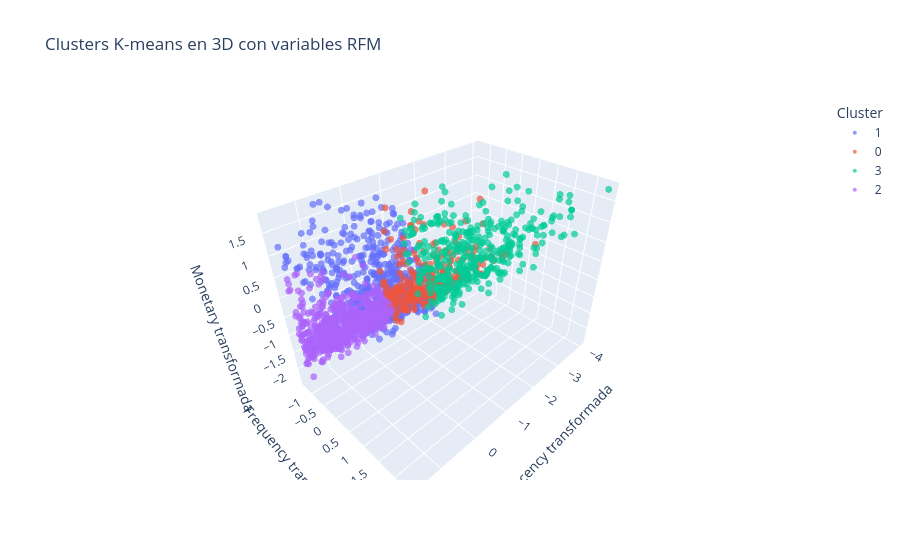

Here is the notebook cell this chart was saved with:
### Markdown cell above
### Comentario sobre atipicos

### Code cell
# Transformar X usando winsor + log + scaler
X_transformed = pipeline_kmeans[:-1].transform(X)

# Crear DataFrame con las variables transformadas
df_3d = pd.DataFrame(
    X_transformed,
    columns=["recency_scaled", "frequency_scaled", "monetary_scaled"]
)

# Agregar etiquetas de cluster
df_3d["cluster"] = labels_kmeans.astype(str)

# Gráfico 3D interactivo
fig = px.scatter_3d(
    df_3d,
    x="recency_scaled",
    y="frequency_scaled",
    z="monetary_scaled",
    color="cluster",
    title="Clusters K-means en 3D con variables RFM",
    labels={
        "recency_scaled": "Recency transformada",
        "frequency_scaled": "Frequency transformada",
        "monetary_scaled": "Monetary transformada",
        "cluster": "Cluster"
    },
    opacity=0.7
)

fig.update_traces(marker=dict(size=4))
fig.show()

### Figure 1 — Plotly figure (JSON) as saved in the notebook; plotly's stock layout.template omitted (floating-point values rounded to 4 significant figures; data arrays with more than 128 entries replaced by an {"elided": "..."} marker saying what was removed)
{"data": [{"hovertemplate": "Cluster=1<br>Recency transformada=%{x}<br>Frequency transformada=%{y}<br>Monetary transformada=%{z}<extra></extra>", "legendgroup": "1", "marker": {"color": "#636efa", "opacity": 0.7, "size": 4, "symbol": "circle"}, "mode": "markers", "name": "1", "scene": "scene", "showlegend": true, "type": "scatter3d", "x": {"elided": "605 float values"}, "y": {"elided": "605 float values"}, "z": {"elided": "605 float values"}}, {"hovertemplate": "Cluster=0<br>Recency transformada=%{x}<br>Frequency transformada=%{y}<br>Monetary transformada=%{z}<extra></extra>", "legendgroup": "0", "marker": {"color": "#EF553B", "opacity": 0.7, "size": 4, "symbol": "circle"}, "mode": "markers", "name": "0", "scene": "scene", "showlegend": true, "type": "scatter3d", "x": {"elided": "287 float values"}, "y": {"elided": "287 float values"}, "z": {"elided": "287 float values"}}, {"hovertemplate": "Cluster=3<br>Recency transformada=%{x}<br>Frequency transformada=%{y}<br>Monetary transformada=%{z}<extra></extra>", "legendgroup": "3", "marker": {"color": "#00cc96", "opacity": 0.7, "size": 4, "symbol": "circle"}, "mode": "markers", "name": "3", "scene": "scene", "showlegend": true, "type": "scatter3d", "x": {"elided": "386 float values"}, "y": {"elided": "386 float values"}, "z": {"elided": "386 float values"}}, {"hovertemplate": "Cluster=2<br>Recency transformada=%{x}<br>Frequency transformada=%{y}<br>Monetary transformada=%{z}<extra></extra>", "legendgroup": "2", "marker": {"color": "#ab63fa", "opacity": 0.7, "size": 4, "symbol": "circle"}, "mode": "markers", "name": "2", "scene": "scene", "showlegend": true, "type": "scatter3d", "x": {"elided": "598 float values"}, "y": {"elided": "598 float values"}, "z": {"elided": "598 float values"}}], "layout": {"legend": {"title": {"text": "Cluster"}, "tracegroupgap": 0}, "scene": {"domain": {"x": [0, 1], "y": [0, 1]}, "xaxis": {"title": {"text": "Recency transformada"}}, "yaxis": {"title": {"text": "Frequency transformada"}}, "zaxis": {"title": {"text": "Monetary transformada"}}}, "title": {"text": "Clusters K-means en 3D con variables RFM"}}}
